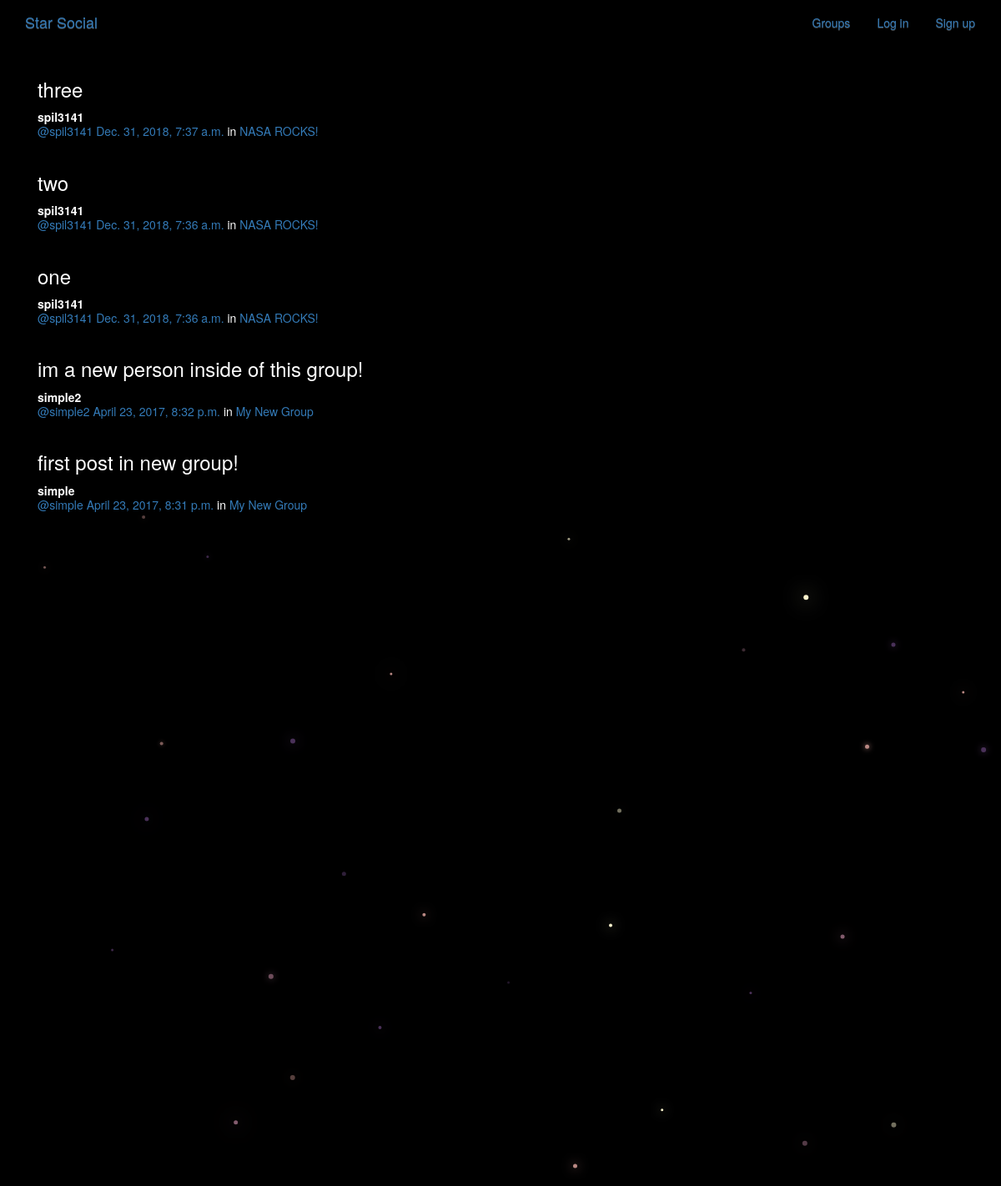
/posts/, run on the app's committed database.
### posts/models.py (models this page shows, shortened)
class Post(models.Model):
    user = models.ForeignKey(User, related_name="posts", on_delete = models.CASCADE)
    created_at = models.DateTimeField(auto_now=True)
    message = models.TextField()
    message_html = models.TextField(editable=False)
    group = models.ForeignKey(Group, related_name="posts",null=True, blank=True, on_delete = models.CASCADE)
    class Meta:
        ordering = ["-created_at"]
        unique_together = ["user", "message"]

### groups/models.py (models this page shows, shortened)
class Group(models.Model):
    name = models.CharField(max_length=255, unique=True)
    slug = models.SlugField(allow_unicode=True, unique=True)
    description = models.TextField(blank=True, default='')
    description_html = models.TextField(editable=False, default='', blank=True)
    members = models.ManyToManyField(User,through="GroupMember")
    class Meta:
        ordering = ["name"]

### posts/views.py (the view)
class PostList(SelectRelatedMixin, generic.ListView):
    model = models.Post
    select_related = ("user", "group")

### posts/templates/posts/post_list.html (shortened to what this page needs)
{% extends "posts/post_base.html" %}
{% load humanize %}
{% block post_content %}
<div class="col-md-8">
	{% for post in post_list %}
  {% include "posts/_post.html" %}
	{% endfor %}
</div>
{% endblock %}

### posts/templates/posts/_post.html (shortened to what this page needs)
<div class="post media">
	<h3>{{ post.message_html|safe }}</h3>
	<div class="media-body">
		<strong>{{ post.user.username }}</strong>
		<h5 class="media-heading">
			<span class="username"><a href="{% url 'posts:for_user' username=post.user.username %}">@{{ post.user.username }}</a></span>
			<time class="time"><a href="{% url 'posts:single' username=post.user.username pk=post.pk %}">{{ post.created_at }}</a></time>
			{% if post.group %}
			<span class="group-name">in <a href="#">{{ post.group.name }}</a></span>
			{% endif %}
		</h5>
	</div>
</div>

### static/simplesocial/css/master.css (style rules this page uses)
body { margin: 0; overflow: hidden; background-color: black; color:white; }

### data on the page
Post: message_html "three", user.username "spil3141", created_at "Dec. 31, 2018, 7:37 a.m.", group.name "NASA ROCKS!"
Post: message_html "two", user.username "spil3141", created_at "Dec. 31, 2018, 7:36 a.m.", group.name "NASA ROCKS!"
Post: message_html "one", user.username "spil3141", created_at "Dec. 31, 2018, 7:36 a.m.", group.name "NASA ROCKS!"
Post: message_html "im a new person inside of this group!", user.username "simple2", created_at "April 23, 2017, 8:32 p.m.", group.name "My New Group"
Post: message_html "first post in new group!", user.username "simple", created_at "April 23, 2017, 8:31 p.m.", group.name "My New Group"
